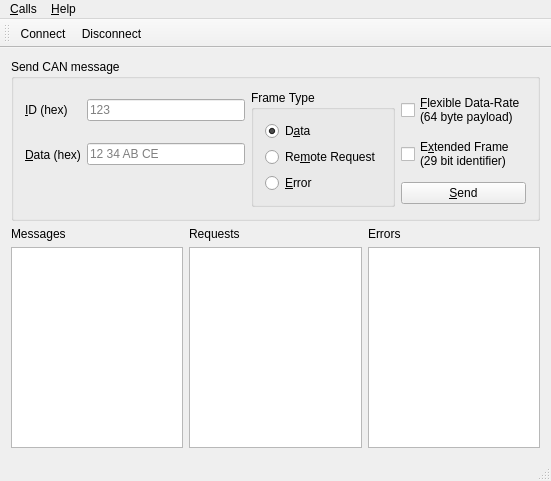
<?xml version="1.0" encoding="UTF-8"?>
<ui version="4.0">
 <class>MainWindow</class>
 <widget class="QMainWindow" name="MainWindow">
  <property name="geometry">
   <rect>
    <x>0</x>
    <y>0</y>
    <width>551</width>
    <height>481</height>
   </rect>
  </property>
  <property name="windowTitle">
   <string>CAN Example</string>
  </property>
  <widget class="QWidget" name="centralWidget">
   <layout class="QGridLayout" name="gridLayout_3">
    <item row="0" column="0">
     <widget class="QGroupBox" name="sendMessagesBox">
      <property name="title">
       <string>Send CAN message</string>
      </property>
      <layout class="QHBoxLayout" name="horizontalLayout">
       <item>
        <layout class="QGridLayout" name="gridLayout">
         <item row="0" column="0">
          <widget class="QLabel" name="label">
           <property name="text">
            <string>&amp;ID (hex)</string>
           </property>
           <property name="buddy">
            <cstring>idEdit</cstring>
           </property>
          </widget>
         </item>
         <item row="0" column="1">
          <widget class="QLineEdit" name="idEdit">
           <property name="placeholderText">
            <string>123</string>
           </property>
          </widget>
         </item>
         <item row="0" column="2" rowspan="3">
          <widget class="QGroupBox" name="groupBox">
           <property name="title">
            <string>Frame Type</string>
           </property>
           <property name="checkable">
            <bool>false</bool>
           </property>
           <layout class="QVBoxLayout" name="verticalLayout">
            <item>
             <widget class="QRadioButton" name="dataFrame">
              <property name="text">
               <string>D&amp;ata</string>
              </property>
              <property name="checked">
               <bool>true</bool>
              </property>
             </widget>
            </item>
            <item>
             <widget class="QRadioButton" name="remoteFrame">
              <property name="text">
               <string>Re&amp;mote Request</string>
              </property>
             </widget>
            </item>
            <item>
             <widget class="QRadioButton" name="errorFrame">
              <property name="text">
               <string>&amp;Error</string>
              </property>
             </widget>
            </item>
           </layout>
          </widget>
         </item>
         <item row="0" column="3">
          <widget class="QCheckBox" name="fdBox">
           <property name="text">
            <string>&amp;Flexible Data-Rate
(64 byte payload)</string>
           </property>
          </widget>
         </item>
         <item row="1" column="3">
          <widget class="QCheckBox" name="effBox">
           <property name="toolTip">
            <string>Allow extended frames with 29 bit identifier.
Otherwise, the standard format with 11 bit idenfier is used.</string>
           </property>
           <property name="text">
            <string>E&amp;xtended Frame
(29 bit identifier)</string>
           </property>
          </widget>
         </item>
         <item row="2" column="3">
          <widget class="QPushButton" name="sendButton">
           <property name="text">
            <string>&amp;Send</string>
           </property>
          </widget>
         </item>
         <item row="1" column="1">
          <widget class="QLineEdit" name="lineEdit">
           <property name="placeholderText">
            <string>12 34 AB CE</string>
           </property>
          </widget>
         </item>
         <item row="1" column="0">
          <widget class="QLabel" name="label_2">
           <property name="text">
            <string>&amp;Data (hex)</string>
           </property>
           <property name="buddy">
            <cstring>lineEdit</cstring>
           </property>
          </widget>
         </item>
        </layout>
       </item>
      </layout>
     </widget>
    </item>
    <item row="1" column="0">
     <layout class="QGridLayout" name="gridLayout_2">
      <item row="0" column="0">
       <widget class="QLabel" name="label_4">
        <property name="text">
         <string>Messages</string>
        </property>
       </widget>
      </item>
      <item row="0" column="1">
       <widget class="QLabel" name="label_5">
        <property name="text">
         <string>Requests</string>
        </property>
       </widget>
      </item>
      <item row="0" column="2">
       <widget class="QLabel" name="label_6">
        <property name="text">
         <string>Errors</string>
        </property>
       </widget>
      </item>
      <item row="1" column="0">
       <widget class="QListWidget" name="receiveList"/>
      </item>
      <item row="1" column="1">
       <widget class="QListWidget" name="requestList"/>
      </item>
      <item row="1" column="2">
       <widget class="QListWidget" name="errorList"/>
      </item>
     </layout>
    </item>
   </layout>
  </widget>
  <widget class="QMenuBar" name="menuBar">
   <property name="geometry">
    <rect>
     <x>0</x>
     <y>0</y>
     <width>551</width>
     <height>21</height>
    </rect>
   </property>
   <widget class="QMenu" name="menuCalls">
    <property name="title">
     <string>&amp;Calls</string>
    </property>
    <addaction name="actionConnect"/>
    <addaction name="actionDisconnect"/>
    <addaction name="separator"/>
    <addaction name="actionQuit"/>
   </widget>
   <widget class="QMenu" name="menuHelp">
    <property name="title">
     <string>&amp;Help</string>
    </property>
    <addaction name="actionAboutQt"/>
   </widget>
   <addaction name="menuCalls"/>
   <addaction name="menuHelp"/>
  </widget>
  <widget class="QToolBar" name="mainToolBar">
   <attribute name="toolBarArea">
    <enum>TopToolBarArea</enum>
   </attribute>
   <attribute name="toolBarBreak">
    <bool>false</bool>
   </attribute>
   <addaction name="actionConnect"/>
   <addaction name="actionDisconnect"/>
  </widget>
  <widget class="QStatusBar" name="statusBar"/>
  <action name="actionConnect">
   <property name="icon">
    <iconset resource="can.qrc">
     <normaloff>:/images/connect.png</normaloff>:/images/connect.png</iconset>
   </property>
   <property name="text">
    <string>&amp;Connect</string>
   </property>
  </action>
  <action name="actionDisconnect">
   <property name="icon">
    <iconset resource="can.qrc">
     <normaloff>:/images/disconnect.png</normaloff>:/images/disconnect.png</iconset>
   </property>
   <property name="text">
    <string>&amp;Disconnect</string>
   </property>
  </action>
  <action name="actionQuit">
   <property name="icon">
    <iconset resource="can.qrc">
     <normaloff>:/images/application-exit.png</normaloff>:/images/application-exit.png</iconset>
   </property>
   <property name="text">
    <string>&amp;Quit</string>
   </property>
  </action>
  <action name="actionAboutQt">
   <property name="text">
    <string>&amp;About Qt</string>
   </property>
  </action>
 </widget>
 <layoutdefault spacing="6" margin="11"/>
 <resources>
  <include location="can.qrc"/>
 </resources>
 <connections/>
</ui>
